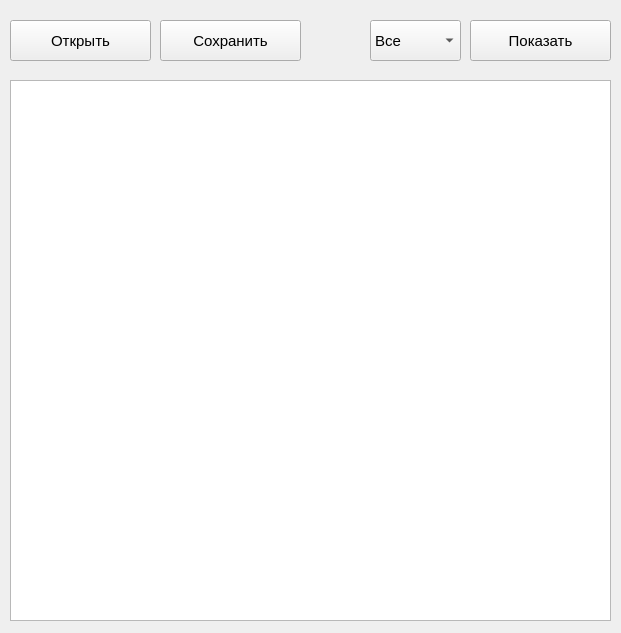
<?xml version="1.0" encoding="UTF-8"?>
<ui version="4.0">
 <class>Form</class>
 <widget class="QWidget" name="Form">
  <property name="geometry">
   <rect>
    <x>0</x>
    <y>0</y>
    <width>621</width>
    <height>633</height>
   </rect>
  </property>
  <property name="windowTitle">
   <string>Рейтинг</string>
  </property>
  <widget class="QTableWidget" name="tableWidget">
   <property name="geometry">
    <rect>
     <x>10</x>
     <y>80</y>
     <width>601</width>
     <height>541</height>
    </rect>
   </property>
  </widget>
  <widget class="QPushButton" name="button_open">
   <property name="geometry">
    <rect>
     <x>10</x>
     <y>20</y>
     <width>141</width>
     <height>41</height>
    </rect>
   </property>
   <property name="font">
    <font>
     <pointsize>11</pointsize>
    </font>
   </property>
   <property name="text">
    <string>Открыть</string>
   </property>
  </widget>
  <widget class="QPushButton" name="button_save">
   <property name="geometry">
    <rect>
     <x>160</x>
     <y>20</y>
     <width>141</width>
     <height>41</height>
    </rect>
   </property>
   <property name="font">
    <font>
     <pointsize>11</pointsize>
    </font>
   </property>
   <property name="text">
    <string>Сохранить</string>
   </property>
  </widget>
  <widget class="QPushButton" name="button_show">
   <property name="geometry">
    <rect>
     <x>470</x>
     <y>20</y>
     <width>141</width>
     <height>41</height>
    </rect>
   </property>
   <property name="font">
    <font>
     <pointsize>11</pointsize>
    </font>
   </property>
   <property name="text">
    <string>Показать</string>
   </property>
  </widget>
  <widget class="QComboBox" name="comboBox">
   <property name="geometry">
    <rect>
     <x>370</x>
     <y>20</y>
     <width>91</width>
     <height>41</height>
    </rect>
   </property>
   <property name="font">
    <font>
     <pointsize>11</pointsize>
    </font>
   </property>
   <item>
    <property name="text">
     <string>Все</string>
    </property>
   </item>
  </widget>
 </widget>
 <resources/>
 <connections/>
</ui>
